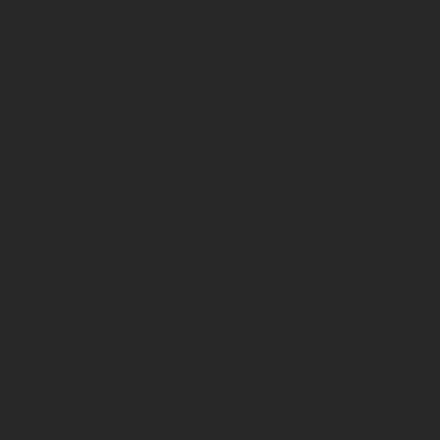
Frame 1 (no input)
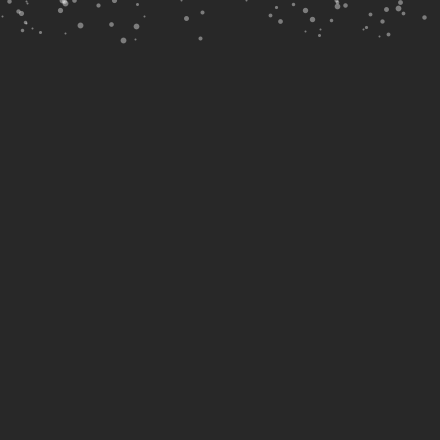
Frame 60 (the mouse pressed at the canvas centre just before this capture)
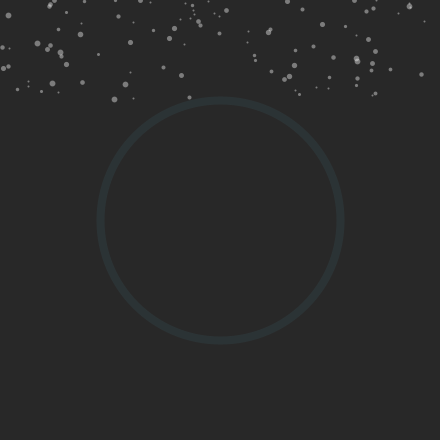
Frame 120 (the mouse held since frame 60 and released just before this capture)

The Processing sketch that drew these frames (run headless with seeded random() and noise(); from frame 60 on, the mouse is pressed at the canvas centre):

// Processing sketch: processing_122885
// ── processing_122885.pde

// snow
// grass
ArrayList<Flake> snow = new ArrayList<Flake>();
ArrayList<Wave> waves = new ArrayList<Wave>();
float noisex, noisey;

boolean flag = false;


void setup() {
  size(440,440);
  smooth();
}



void draw() {
  background(40);
  for(int i = snow.size()-1; i >= 0; i--) {
    Flake f = snow.get(i);
    f.update();
    f.draw();
    if(f.pos.y > height) snow.remove(i);
  }
  for(Wave w : waves) {
    w.update();
    w.draw();
  }
  if(random(1.0) < 0.9) {
  Flake f = new Flake();
  f.pos = new PVector(random(width), 0);
  if(random(1) < 0.3) {f.flag = false; f.siz = 2.0;}
  snow.add(f);
  }
}


void mousePressed() {
  Wave w = new Wave();
  w.pos = new PVector(mouseX, mouseY);
  waves.add(w);
}



class Flake {
  PVector pos, vel, frc;
  float ff = random(3000);
  float siz = random(3.0,6.0);
  boolean flag = true;
  
  Flake() {
    pos = new PVector();
    vel = new PVector();
    frc = new PVector();
  }
  
  void update() {
    frc.y += 0.05;
    frc.x += 0.2*(2*noise(pos.y/2.0+ff)-1);
    vel.add(frc);
    vel.div(1.05);
    pos.add(vel);
    frc = new PVector();
    for(Wave w : waves) {
      if(abs(pos.dist(w.pos) - w.radius) < 5.0) {
        PVector d = pos.get();
        d.sub(w.pos);
        d.normalize();
        d.mult(min(2.0,800/pow(w.radius,2)));
//        d.mult(pow(siz/6.0,2));
        if(flag) frc.add(d);
      }
    }
  }
  
  void draw() {
    stroke(255,100);
    strokeWeight(siz);
    point(pos.x, pos.y);
  }
  
};





class Wave {
  PVector pos = new PVector();
  float radius = 0.0;
  
  Wave() {};
  
  void update() {
    radius += 2.0;
  }
  
  void draw() {
    noFill();
    float a = 255;
    a = 10/radius;
    a = max(0,a);
    a = min(a,1.0);
    a *= 200.0;
    stroke(255,a);
    stroke(100,220,255,a);
    strokeWeight(8.0);
    ellipse(pos.x, pos.y, radius*2, radius*2);
  }
};
